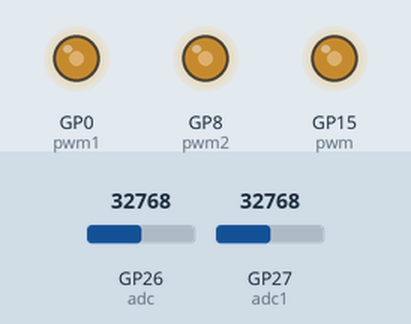
This program was run on a simulated Raspberry Pi Pico running MicroPython. Parts: output pins drawn as LEDs (lit = HIGH). Inputs (shaded band) come from the test bench; at power-on: GP26 (adc) = 32768, GP27 (adc1) = 32768 (analog values on the 0–65535 scale).

Above: at 1.2 s.
1.3 s: GP26 (adc) set to 45874
At 2.5 s:
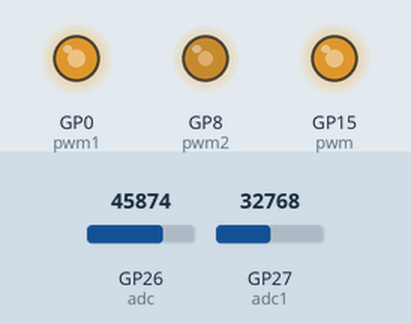
2.8 s: GP27 (adc1) set to 45874
At 3.9 s:
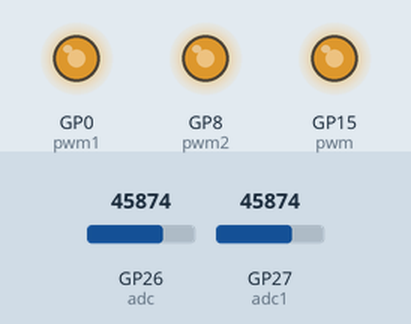
4.3 s: GP26 (adc) set to 57670
At 5.1 s:
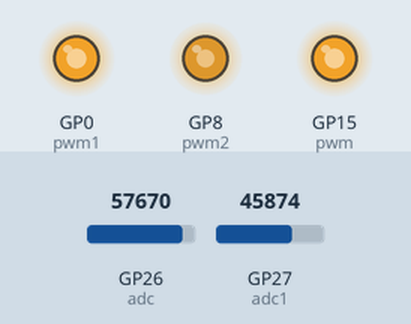
5.8 s: GP27 (adc1) set to 57670
At 6.3 s:
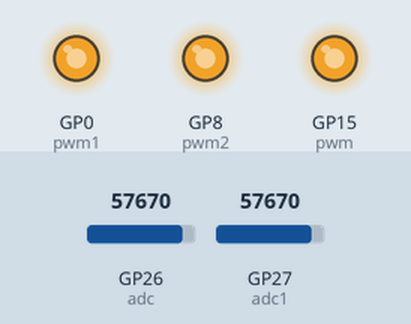
7.3 s: GP26 (adc) set to 32767
At 8.5 s:
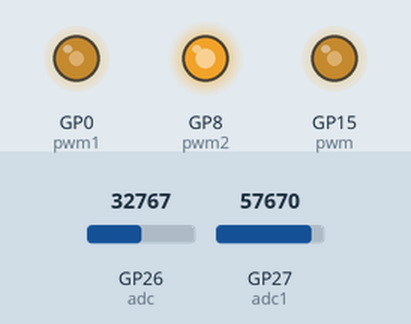
8.8 s: GP27 (adc1) set to 7864
At 10.0 s:
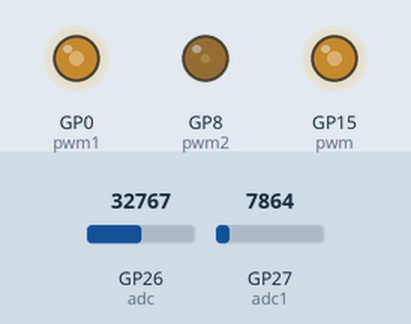
Timing chart, 0 to 11.3 s (numbered marks = the images above; inputs shaded):
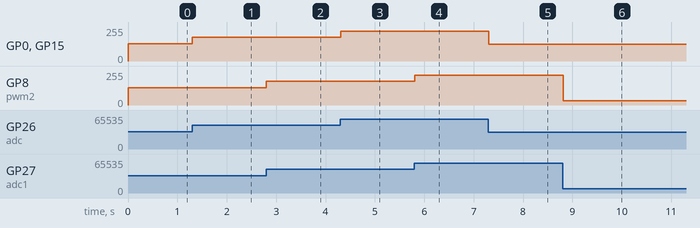

The program:

10.1_Photoresistor.py
```python
from machine import Pin, ADC, PWM
import time

adc = ADC(26)
adc1 = ADC(27)
pwm = PWM(Pin(15))
pwm1 = PWM(Pin(0))
pwm2 = PWM(Pin(8))
pwm.freq(10000)
pwm1.freq(10000)
pwm2.freq(10000)
try:
    while True:
        read = adc.read_u16()
        read1 = adc1.read_u16()
        pwm.duty_u16(read)
        pwm1.duty_u16(read)
        pwm2.duty_u16(read1)

        time.sleep(0.1)
except:
    pwm.deinit()
```

Measured:
- after the input at 1.3 s, GP0 (pwm1), GP15 (pwm): 128/255 → 178/255 at once
- after the input at 2.8 s, GP8 (pwm2): 128/255 → 178/255 at once
- after the input at 4.3 s, GP0 (pwm1), GP15 (pwm): 178/255 → 224/255 at once
- after the input at 5.8 s, GP8 (pwm2): 178/255 → 224/255 at once
- after the input at 7.3 s, GP0 (pwm1), GP15 (pwm): 224/255 → 127/255 at once
- after the input at 8.8 s, GP8 (pwm2): 224/255 → 31/255 at once
